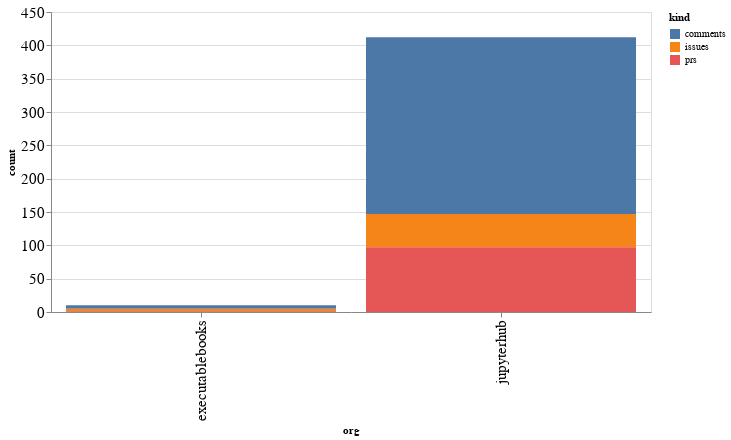

Write notebook code for a chart like this one.
### Code cell
alt.Chart(org_summaries, width=600).mark_bar().encode(
    x='org',
    y='count',
    color='kind',
    tooltip="org"
)

### Figure 1 — Vega-Lite specification as saved in the notebook (floating-point values rounded to 4 significant figures)
{"config": {"axisLeft": {"labelFontSize": 15}, "axisBottom": {"labelFontSize": 15}}, "data": {"name": "data-e08fd8505efbb756b3676afbd8b2d401"}, "mark": "bar", "encoding": {"color": {"type": "nominal", "field": "kind"}, "tooltip": {"type": "nominal", "field": "org"}, "x": {"type": "nominal", "field": "org"}, "y": {"type": "quantitative", "field": "count"}}, "width": 600, "$schema": "https://vega.github.io/schema/vega-lite/v4.8.1.json", "datasets": {"data-e08fd8505efbb756b3676afbd8b2d401": [{"org": "executablebooks", "kind": "comments", "count": 5}, {"org": "executablebooks", "kind": "issues", "count": 4}, {"org": "executablebooks", "kind": "prs", "count": 1}, {"org": "jupyterhub", "kind": "comments", "count": 265}, {"org": "jupyterhub", "kind": "issues", "count": 50}, {"org": "jupyterhub", "kind": "prs", "count": 97}]}}
